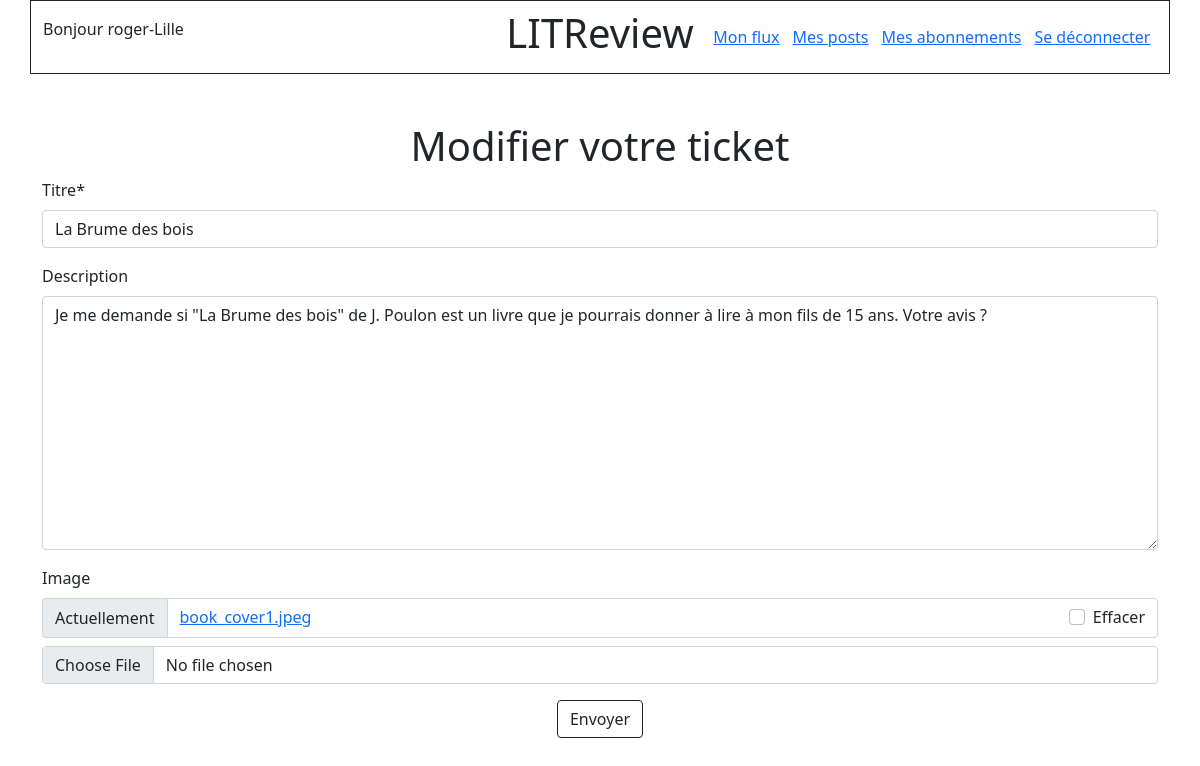
Screenshot of /tickets/33/update/ (signed in) with the database file from the repository.
### authentication/models.py (models this page shows)
class User(AbstractUser):
    SUBSCRIBER = "Membre"
    followed_members = models.ManyToManyField(
        settings.AUTH_USER_MODEL,
        through="UserFollows",
        related_name="followed"
    )

### feed/models.py (models this page shows, shortened)
class Ticket(models.Model):
    objects = models.Manager()
    title = models.CharField(max_length=128)
    description = models.TextField(max_length=2048, blank=True)
    user = models.ForeignKey(
        to=settings.AUTH_USER_MODEL,
        on_delete=models.CASCADE
    )
    image = models.ImageField(null=True, blank=True)
    time_created = models.DateTimeField(auto_now_add=True)
    IMAGE_MAX_SIZE = (100, 100)

### feed/views.py (the view)
# urls.py: path('tickets/<int:ticket_id>/update/', views.update_ticket,
@login_required
def update_ticket(request, ticket_id):
    ticket = Ticket.objects.get(id=ticket_id)
    form = EditTicketForm(instance=ticket)
    if request.method == 'POST':
        form = EditTicketForm(request.POST, request.FILES, instance=ticket)
        if form.is_valid():
            form.save()
            return redirect('feed:my-posts')
    return render(request, 'feed/ticket_update.html', {'form': form})

### feed/forms.py
class EditTicketForm(forms.ModelForm):
    class Meta:
        model = models.Ticket
        fields = ['title', 'description', 'image']
        labels = {'title': 'Titre'}

### feed/templates/feed/ticket_update.html (shortened to what this page needs)
{% extends "base.html" %}
{% load crispy_forms_tags %}
{% block content %}
    <h1 class="text-center">Modifier votre ticket </h1>
    <form action="" method="post" enctype="multipart/form-data">
        {{ form|crispy }}
        <div class="text-center">
            <input type="submit" value="Envoyer" class="btn btn-outline-dark">
        </div>
    </form>
{% endblock content %}

### templates/base.html (shortened to what this page needs)
{% load static %}
<!DOCTYPE html>
<html lang="en" xmlns="http://www.w3.org/1999/html">
<head>
    <link href="https://cdn.jsdelivr.net/npm/bootstrap@5.1.3/dist/css/bootstrap.min.css" rel="stylesheet">
    <link rel="stylesheet" href="https://cdnjs.cloudflare.com/ajax/libs/font-awesome/4.7.0/css/font-awesome.min.css">
    <link rel="stylesheet" href="{% static 'feed/rating_style.css' %}"/>
</head>
<body>
    <header>
        <nav class="bg_light">
            <div class="container">
                <div class="row border border-dark py-2">
                    <div class="col-5 d-flex align-items-center">
                        {% if user.is_authenticated %}
                            <p>Bonjour {{ user.username }}</p>
                        {% endif %}
                    </div>
                    <div class="col-2 d-flex justify-content-center">
                        <h1>LITReview</h1>
                    </div>
                    <div
                            class="col-5 d-flex justify-content-around align-items-center">
                        {% if user.is_authenticated %}
                            <a href="{% url 'feed:my-flow' %}">Mon flux</a>
                            <a href="{% url 'feed:my-posts' %}">Mes posts</a>
                            <a href="{% url 'authentication:follows' %}">Mes abonnements</a>
                            <a href="{% url 'authentication:logout' %}">Se déconnecter</a>
                        {% endif %}
                    </div>
                </div>
            </div>
        </nav>
    </header>
    <section class="container my-5">
    {% block content %}
    {% endblock content %}
    </section>
</body>
</html>

### rows the page displays
User: username "roger-Lille"
Ticket: title "La Brume des bois", description "Je me demande si \"La Brume des bois\" de J. Poulon est un livre que je pourrais donner à lire à mon fils de 15 ans. Votre avis ?"
